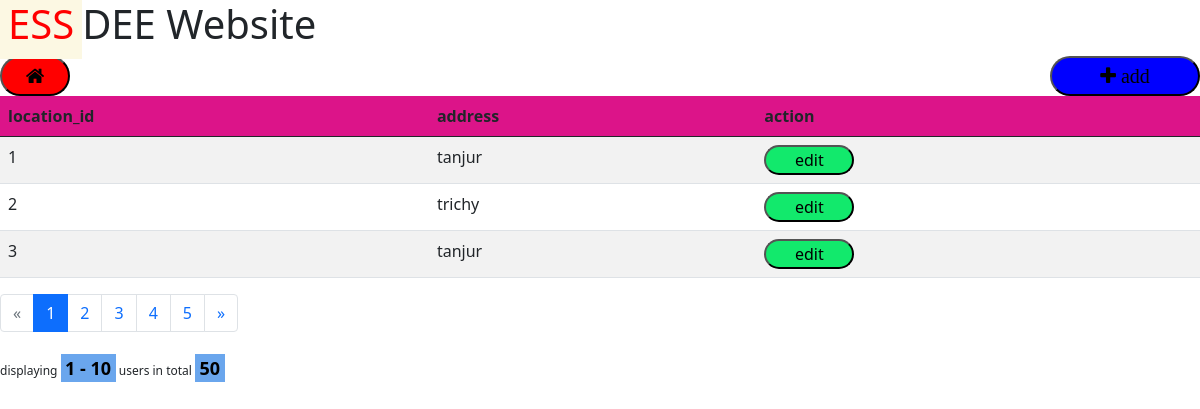
The app's page /locatin with its own data.
### tables this page shows
CREATE TABLE Location(loction_id INTEGER PRIMARY KEY AUTOINCREMENT,address text NOT NULL);

### f1.py (the view)
@app.route('/locatin')
def loc():
    con = sqlite3.connect('main.db')
    cur = con.cursor()
    tbl="select * from Location"
    cur.execute(tbl)
    x =cur.fetchall()
    print(x)
    con.commit()
    con.close()
    page = request.args.get(get_page_parameter(), type=int, default=1)
    pagination = Pagination(page=page, total=50, record_name='users')
    return render_template('loction.html' ,pagination=pagination,x=x)

### templates/loction.html (shortened to what this page needs)
<!DOCTYPE html>
<html>
    <head>
      <link rel="stylesheet" href="https://cdnjs.cloudflare.com/ajax/libs/font-awesome/4.7.0/css/font-awesome.min.css">
        <link rel="stylesheet" href="{{ url_for('static', filename='css/main.css') }}">
        <link href="https://cdn.jsdelivr.net/npm/bootstrap@5.0.1/dist/css/bootstrap.min.css" rel="stylesheet">
    </head>
<body>
  <h1><mark class="markline">ESS</mark>DEE Website</h1>
  <form action="/" method='post'>
    <button type="submit" class="fa fa-home" style="font-size:20px;background-color:red;border-radius: 30px;width: 70px; height: 40px;float: left;"></button>
    </form>
{% block content %}
  <table id="data" class="table table-striped">
    <thead>
      <tr>
        <th>location_id</th>
        <th>address</th>
        <th>action</th>
      </tr>
    </thead>
    <tbody>
      {% for user in x %}
        <tr>
          <td>{{user[0]}}</td>
          <td>{{user[1]}}</td>
          <td>
            <form action="{{ url_for('locedit1', id=user[0]) }}" method='post'><button  type="submit" value="edit" class="btn1"> edit</button></form>
          </td>
        </tr>
      {% endfor %}
      <form action="/locaddtable">
        <button type="submit" class="fa fa-plus"style="font-size:20px;background-color:blue;border-radius: 30px;width: 150px; height: 40px;float: right;"> add </button>
        </form>
    </tbody>
  </table>
{{ pagination.links }}
{{ pagination.info }}
{% endblock %}
</body>
</html>

### static/css/main.css (style rules this page uses)
form { color: #d012e9; }
body { background-color: #5d12e9; }
.btn1 { width: 90px; background-color: #12e96c; height: 30px; border-radius: 30px; }
thead { background-color: rgb(220, 20, 137); }
.markline { color: red; }
.pagination-page-info { padding: .6em; padding-left: 0; width: 40em; margin: .5em; margin-left: 0; font-size: 12px; }
.pagination-page-info b { color: black; background: #6aa6ed; padding-left: 2px; padding: .1em .25em; font-size: 150%; }

### records on screen
Location: loction_id "1", address "tanjur"
Location: loction_id "2", address "trichy"
Location: loction_id "3", address "tanjur"

### other values on screen
{{ pagination.links }} "« 1 2 3 4 5 »"
{{ pagination.info }} "displaying 1 - 10 users in total 50"
